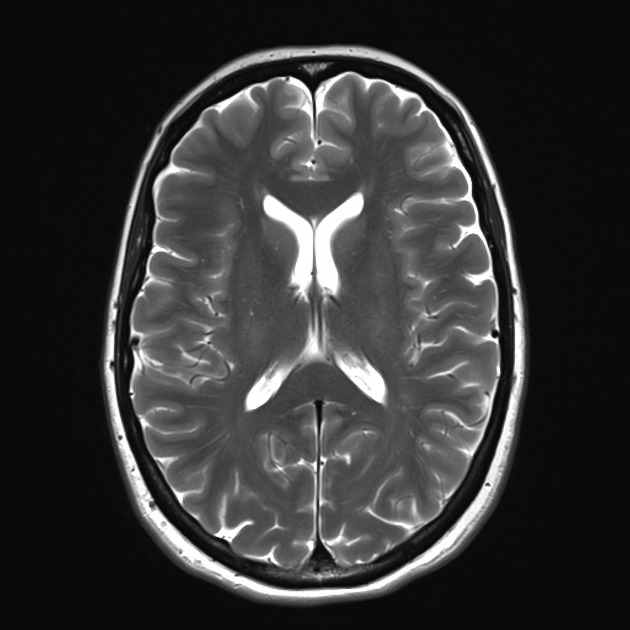
#> input picture images/brain.jpg, 630 x 630 px
$ python 20200820_06.py
#> lines starting #> are read from the running program, lines starting #| are printed output that depends on the picture
# 100p. image histogram
import cv2
import numpy as np
import random
from matplotlib import pyplot as plt

img1 = cv2.imread('images/brain.jpg', 0)
#> img1 is the input picture: shape (630, 630); min 0, max 255, mean 53.8
img2 = cv2.imread('images/blue_eye_cat.jpg', 0)
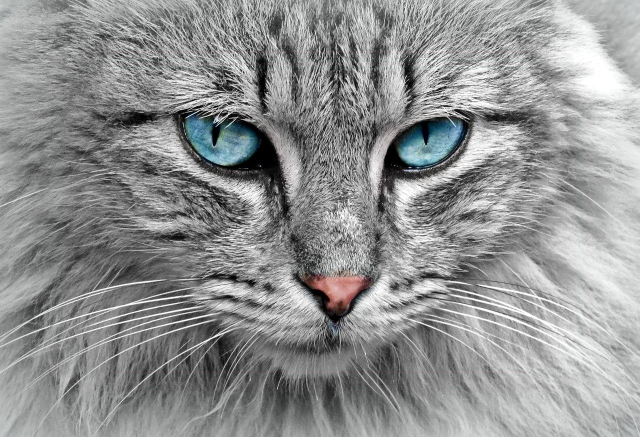
#> input picture images/blue_eye_cat.jpg, 1280 x 874 px (shown at 1/2 size)
#> img2: shape (874, 1280); min 0, max 255, mean 145.3

# cv2.calcHist(img, channel, mask, histSize, range): 이미지 히스토그램을 찾아서 numpy 배열로 반환
# mask: 이미지 전체에 대한 히스토그램을 구할경우 None, 특정 영역의 히스토그램을 구할 경우 이 영역에 해당하는 mask값을 입력
# histSize: BIN 개수, 파라미터는 []로 둘러싸야 함
hist1 = cv2.calcHist([img1], [0], None, [256], [0, 256])
#> hist1 = 256 values, max 124539 at index 10, min 1 at index 0, mean 1550.4
hist2 = cv2.calcHist([img2], [0], None, [256], [0, 256])
#> hist2 = 256 values, max 8587 at index 155, min 445 at index 7, mean 4370

plt.subplot(221), plt.imshow(img1, 'gray'), plt.title('Red Line')
plt.subplot(222), plt.imshow(img2, 'gray'), plt.title('Green Line')
plt.subplot(223), plt.plot(hist1, color='r'), plt.plot(hist2, color='g')
plt.xlim([0, 256])
plt.show()
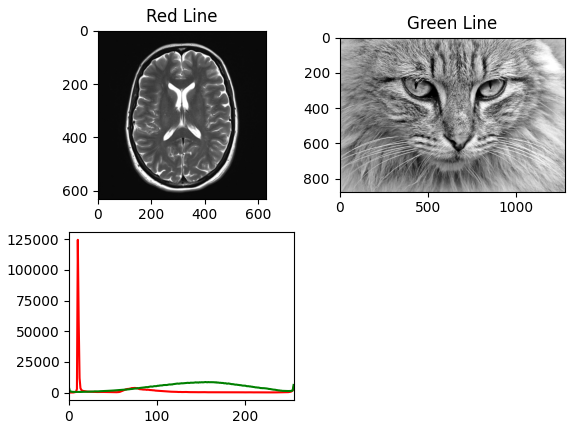
#> figure drawn by matplotlib, 3 panels; panel 3: curve peaks at x = 10, y = 124539; panel 3: curve peaks at x = 155, y = 8587
